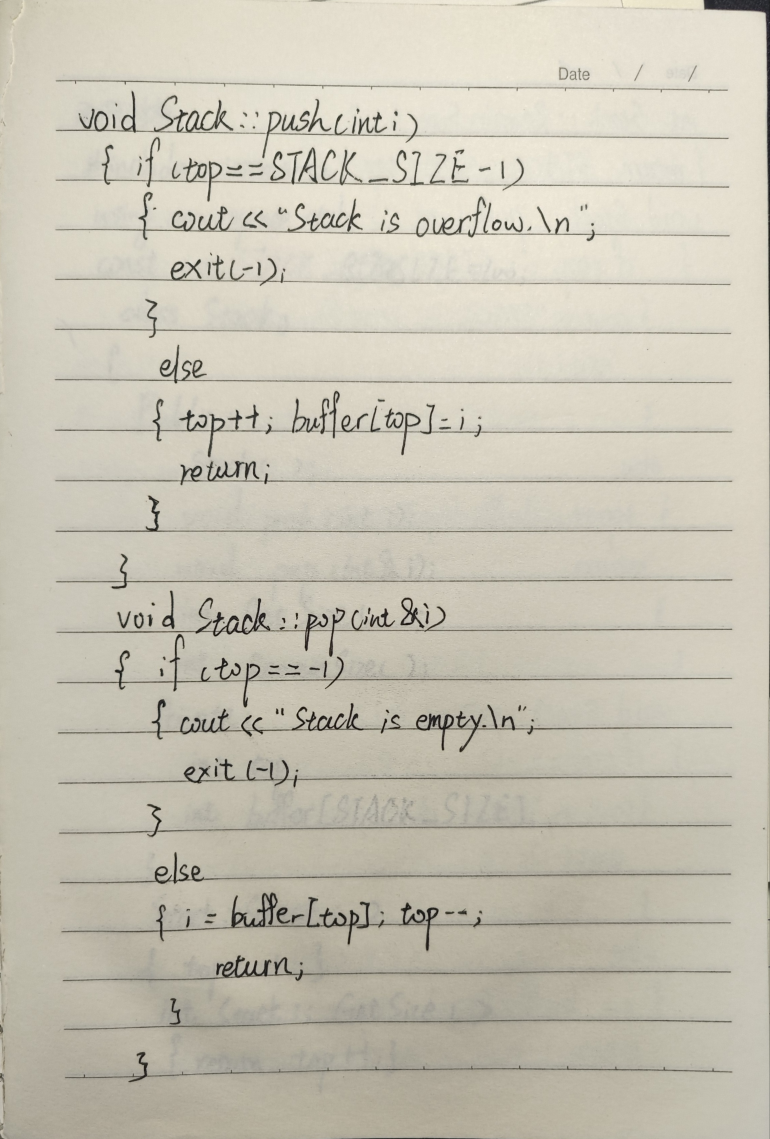
#> input picture Data/zhangqikui/test1/IMG_20250928_222538.jpg, 2310 x 3417 px (shown at 1/3 size)
$ python test.py
#> lines starting #> are read from the running program, lines starting #| are printed output that depends on the picture
import os
import cv2
import numpy as np
from datetime import datetime
from paddleocr import PaddleOCR, draw_ocr  # draw_ocr 用于把结果画到图像上（跨版本兼容性请见下方）

img_path = "../../Data/zhangqikui/test1/IMG_20250928_222538.jpg"
img = cv2.imread(img_path)  # BGR uint8
#> img is the input picture: shape (3417, 2310, 3); mean B, G, R 179.7, 194.4, 199.2

# --------- 示例预处理（替换为你的实际预处理链） ----------
# 示例：缩放 + CLAHE 增强（灰度） + 转回 BGR
h, w = img.shape[:2]
#> h = 3417; w = 2310
new_w = 1024
scale = new_w / w
#> scale = 0.443
img_resized = cv2.resize(img, (new_w, int(h * scale)), interpolation=cv2.INTER_LINEAR)

# CLAHE（增强对比度）示例
gray = cv2.cvtColor(img_resized, cv2.COLOR_BGR2GRAY)
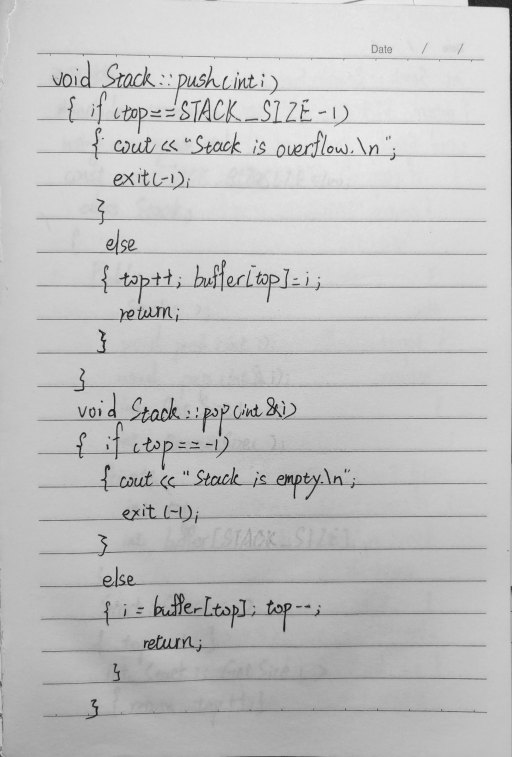
#> gray: shape (1514, 1024) (shown at 1/2 size); min 10, max 241, mean 194
clahe = cv2.createCLAHE(clipLimit=2.0, tileGridSize=(8,8))
gray_clahe = clahe.apply(gray)
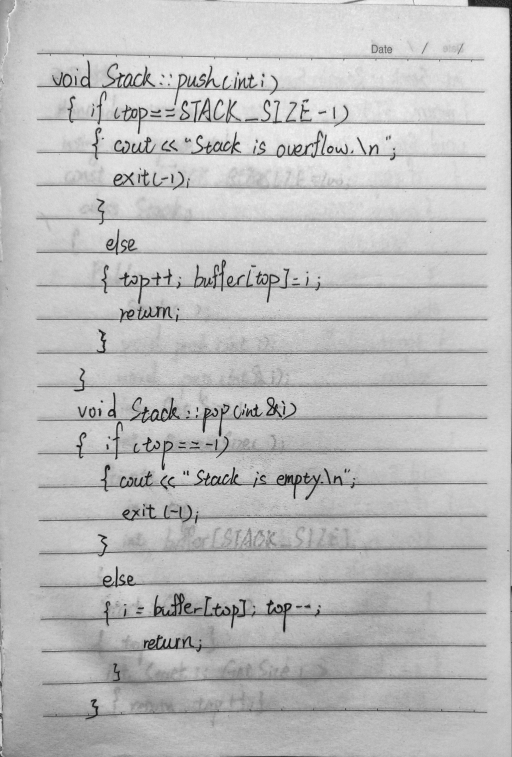
#> gray_clahe: shape (1514, 1024) (shown at 1/2 size); min 8, max 244, mean 189.5
preprocessed = cv2.cvtColor(gray_clahe, cv2.COLOR_GRAY2BGR)  # back to BGR uint8
# -------------------------------------------------------------

# debug：确保确实修改了像素
cv2.imwrite("debug_preprocessed.png", preprocessed)

# 初始化 OCR（和你原来的一样）
#> (the run stopped early here; a loop or call above may not have finished)
